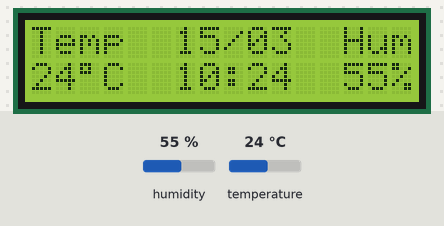
Recording of a sketch running on a simulated Arduino Uno, built with avr-gcc and run on an emulated ATmega328P. On the bench: 16×2 character LCD. The inputs (shaded band) are chosen by the test bench; at power-on: humidity 55 %, temperature 24 °C. The local clock reads 2024-03-15 10:24:30 at power-on unless the sketch sets it.

Above: at 1.2 s.
1.3 s: humidity set to 22 %
At 3.1 s:
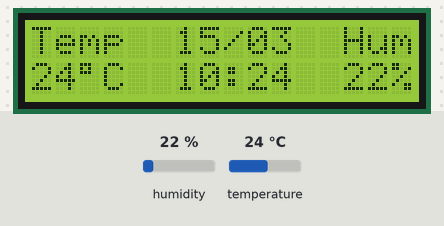
3.7 s: temperature set to 12 °C
At 4.7 s:
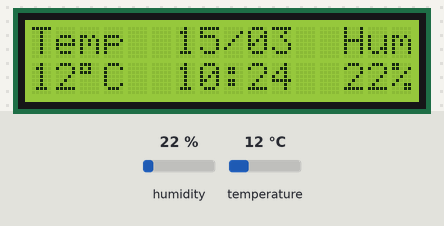
5.8 s: humidity set to 40 %
At 7.3 s:
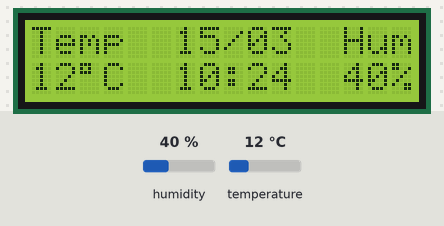
7.9 s: temperature set to 19 °C
At 8.9 s:
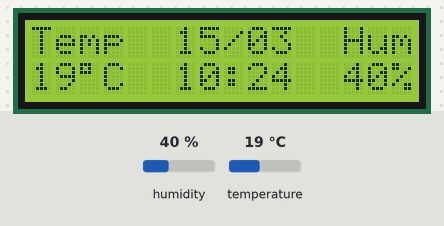
Timing chart, 0 to 10.9 s (numbered marks = the images above; inputs shaded):
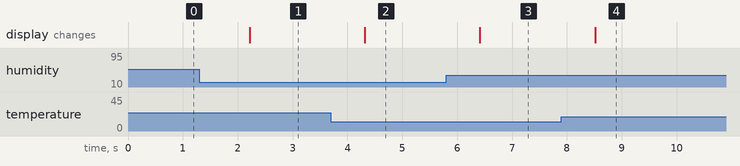

Measured:
- after the input at 1.3 s, the display: changes after 0.92 s (image 1)
- after the input at 3.7 s, the display: changes after 0.62 s (image 2)
- after the input at 5.8 s, the display: changes after 0.62 s (image 3)
- after the input at 7.9 s, the display: changes after 0.61 s (image 4)

The sketch:

lcd_dht_clock.ino
```cpp
#include <DS3231.h>
#include <Wire.h>
#include <LiquidCrystal_I2C.h>
#include <DHT11.h>

int pinDht11 = 13;
DHT11 dht11(pinDht11);
LiquidCrystal_I2C lcd(0x27, 16, 2);
DS3231  Clock;

bool Century = false;
bool h12 = false;
bool PM = false;

void setup() {
   Wire.begin();
   lcd.init();
   lcd.backlight();
   lcd.clear();
   lcd.print("Temp"); // Enviar el mensaje
   lcd.setCursor(13,0);
   lcd.print("Hum");
}

void loop() {
   int err;
   float temp, hum;
   char fecha[6];
   if ( (err = dht11.read(hum, temp) ) == 0 ) {    // Si devuelve 0 es que ha leido bien
      lcd.setCursor(0, 1);  // set the cursor to column 0, line 1
      lcd.print((int) temp);;
      lcd.print((char) 223);
      lcd.print("C");
      lcd.setCursor(13, 1);  // set the cursor to column 0, line 1
      lcd.print((int) hum);
      lcd.print("%");
      lcd.setCursor (6, 0);
      sprintf (fecha, "%02d/%02d", Clock.getDate(), Clock.getMonth(Century));
      lcd.print(fecha);
      lcd.setCursor(6, 1);
      lcd.print (Clock.getHour(h12, PM));
      lcd.print(":");
      lcd.print (Clock.getMinute());
   }
   delay(1000);
}
```
